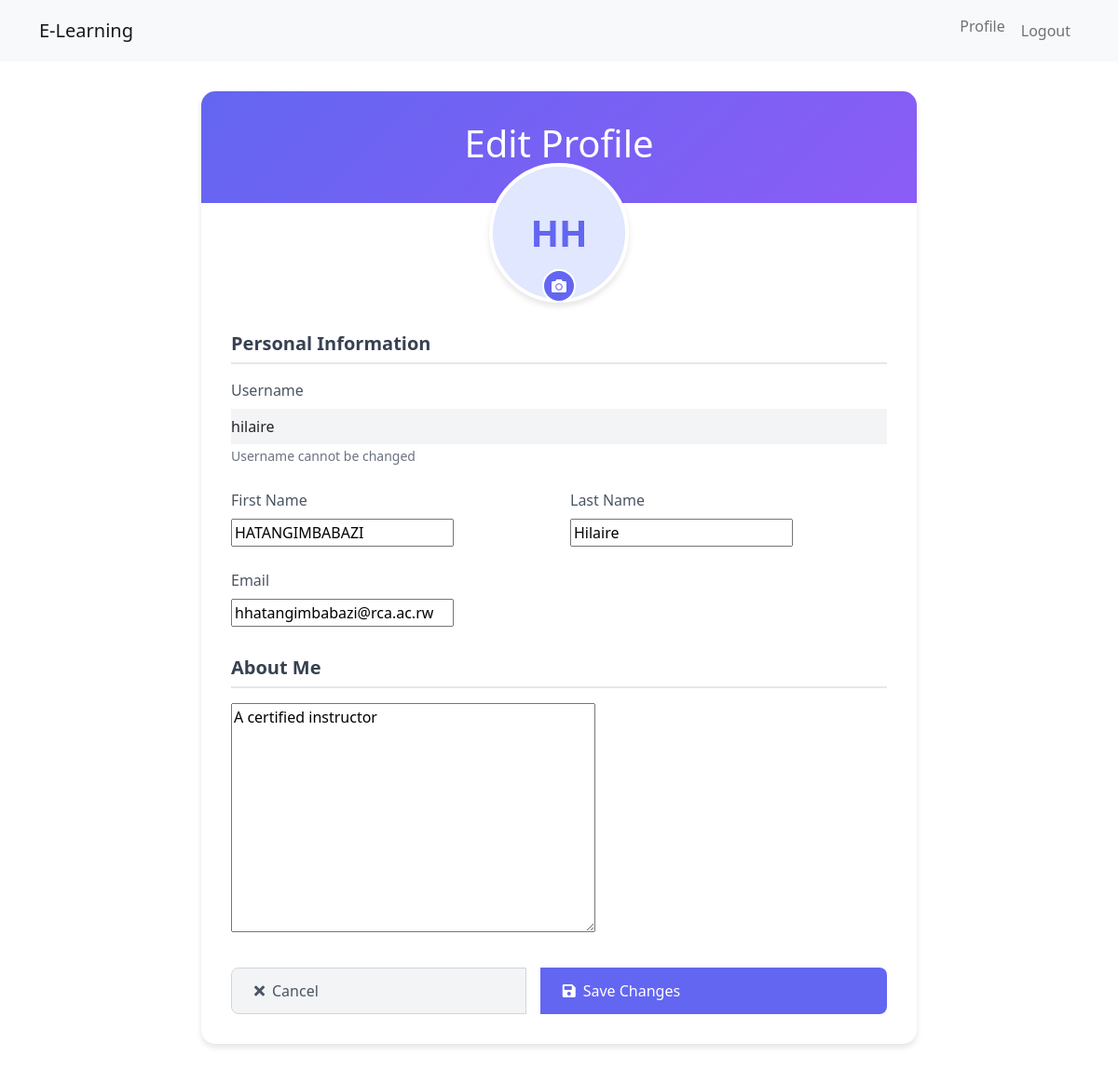
Page /users/profile/edit/ (signed in) on the earlier database version.
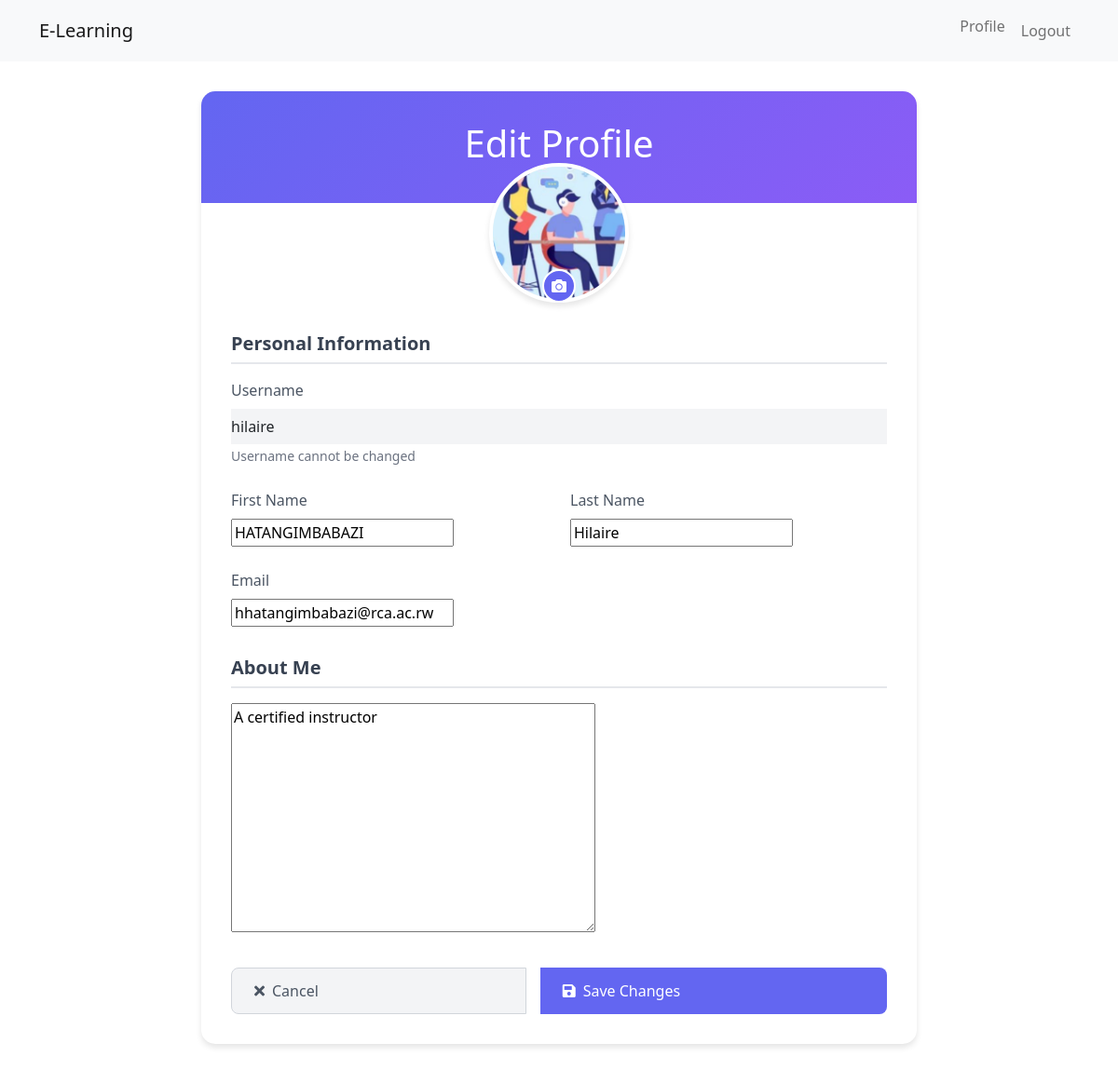
Same page on the later database version.
### users/models.py (models this page shows, shortened)
class CustomUser(AbstractUser):
    ROLE_CHOICES = [
        ('student', 'Student'),
        ('instructor', 'Instructor'),
    ]
    role = models.CharField(max_length=10, choices=ROLE_CHOICES, default='student')
    is_instructor = models.BooleanField(default=False)
    is_student = models.BooleanField(default=True)

class Profile(models.Model):
    user = models.OneToOneField('users.CustomUser', on_delete=models.CASCADE)
    profile_picture = models.ImageField(
        upload_to='profile_pics/',
        blank=True,
        null=True
    )
    bio = models.TextField(max_length=500, blank=True)

### users/views.py (the view)
# urls.py: path('profile/edit/', views.edit_profile, name='edit_profile'),
@login_required
def edit_profile(request):
    if request.method == 'POST':
        if request.headers.get('X-Requested-With') == 'XMLHttpRequest':
            if 'profile_picture' in request.FILES:
                profile = request.user.profile
                if profile.profile_picture:
                    profile.profile_picture.delete()
                profile.profile_picture = request.FILES['profile_picture']
                profile.save()
                return JsonResponse({
                    'success': True,
                    'message': 'Profile picture updated successfully',
                    'image_url': profile.profile_picture.url
                })
            return JsonResponse({
                'success': False,
                'message': 'No image file received'
            })
        user_form = UserUpdateForm(request.POST, instance=request.user)
        profile_form = ProfileUpdateForm(
            request.POST,
            request.FILES,
            instance=request.user.profile
        )
        if user_form.is_valid() and profile_form.is_valid():
            user_form.save()
            profile_form.save()
            messages.success(request, 'Your profile has been updated successfully!')
            return redirect('users:profile')
        else:
            messages.error(request, 'Please correct the errors below.')
    else:
        user_form = UserUpdateForm(instance=request.user)
        profile_form = ProfileUpdateForm(instance=request.user.profile)
    context = {
        'user_form': user_form,
        'profile_form': profile_form
    }
    return render(request, 'users/edit_profile.html', context)

### users/forms.py (shortened to what this page needs)
class UserUpdateForm(forms.ModelForm):
    email = forms.EmailField()
    first_name = forms.CharField(max_length=30)
    last_name = forms.CharField(max_length=30)
    username = forms.CharField(
        disabled=True,
        help_text='Username cannot be changed',
        widget=forms.TextInput(attrs={'class': 'form-control-plaintext'})
    )
    class Meta:
        model = User
        fields = ['username', 'email', 'first_name', 'last_name']
    def __init__(self, *args, **kwargs):
        super().__init__(*args, **kwargs)
        self.fields['username'].widget.attrs['readonly'] = True

class ProfileUpdateForm(forms.ModelForm):
    class Meta:
        model = Profile
        fields = ['profile_picture', 'bio']

### templates/users/edit_profile.html (shortened to what this page needs)
{% extends "base.html" %}
{% load static %}
{% block extra_css %}
<link rel="stylesheet" href="https://cdnjs.cloudflare.com/ajax/libs/cropperjs/1.5.12/cropper.min.css">
{% endblock %}
{% block content %}
<div class="edit-profile-container">
    <div class="profile-card">
        <div class="profile-header">
            <h1 class="text-2xl font-bold">Edit Profile</h1>
        </div>
        <form method="POST" enctype="multipart/form-data" class="profile-form">
            <div class="profile-picture-section">
                <div class="profile-picture-container">
                    {% if user.profile.profile_picture %}
                        <img src="{{ user.profile.profile_picture.url }}?{% now 'U' %}"
                             alt="Profile Picture"
                             class="profile-picture">
                    {% else %}
                        <div class="profile-placeholder">
                            {{ user.first_name|first|upper }}{{ user.last_name|first|upper }}
                        </div>
                    {% endif %}
                </div>
                <label for="profile_picture" class="picture-upload-btn">
                    <i class="fas fa-camera"></i>
                </label>
            </div>
            <div class="form-section">
                <h2 class="section-title">Personal Information</h2>
                <div class="form-group">
                    <label class="form-label">Username</label>
                    {{ user_form.username }}
                    <small class="form-text">Username cannot be changed</small>
                </div>
                <div class="row">
                    <div class="col-md-6">
                        <div class="form-group">
                            <label class="form-label">First Name</label>
                            {{ user_form.first_name }}
                        </div>
                    </div>
                    <div class="col-md-6">
                        <div class="form-group">
                            <label class="form-label">Last Name</label>
                            {{ user_form.last_name }}
                        </div>
                    </div>
                </div>
                <div class="form-group">
                    <label class="form-label">Email</label>
                    {{ user_form.email }}
                </div>
            </div>
            <div class="form-section">
                <h2 class="section-title">About Me</h2>
                <div class="form-group">
                    {{ profile_form.bio }}
                </div>
            </div>
            <div class="btn-group">
                <a href="{% url 'users:profile' %}" class="btn btn-secondary">
                    <i class="fas fa-times"></i>
                    Cancel
                </a>
                <button type="submit" class="btn btn-primary">
                    <i class="fas fa-save"></i>
                    Save Changes
                </button>
            </div>
        </form>
    </div>
</div>
{% endblock %}

### templates/base.html (shortened to what this page needs)
<!DOCTYPE html>
<html lang="en">
<head>
    <link href="https://cdn.jsdelivr.net/npm/bootstrap@5.1.3/dist/css/bootstrap.min.css" rel="stylesheet">
    <link rel="stylesheet" href="https://cdnjs.cloudflare.com/ajax/libs/font-awesome/5.15.4/css/all.min.css">
    {% block extra_css %}{% endblock %}
</head>
<body>
    <nav class="navbar navbar-expand-lg navbar-light bg-light">
        <div class="container">
            <a class="navbar-brand" href="{% url 'home' %}">E-Learning</a>
            <div class="navbar-nav ms-auto">
                {% if user.is_authenticated %}
                    <a class="nav-link" href="{% url 'users:view_profile' user.id %}">Profile</a>
                    <form method="post" action="{% url 'users:logout' %}" class="d-inline">
                        <button type="submit" class="btn btn-link nav-link">Logout</button>
                    </form>
                {% else %}
                    <a class="nav-link" href="{% url 'users:login' %}">Login</a>
                    <a class="nav-link" href="{% url 'users:register' %}">Register</a>
                {% endif %}
            </div>
        </div>
    </nav>
    <main>
        {% block content %}
        {% endblock %}
    </main>
</body>
</html>

### templates/users/edit_profile.html (style rules this page uses)
.edit-profile-container { max-width: 800px; margin: 2rem auto; padding: 0 1rem; }
.profile-card { background: white; border-radius: 15px; box-shadow: 0 4px 6px rgba(0, 0, 0, 0.1); overflow: hidden; }
.profile-header { background: linear-gradient(135deg, #6366f1 0%, #8b5cf6 100%); padding: 2rem; color: white; text-align: center; }
.profile-picture-section { position: relative; margin-top: -75px; margin-bottom: 2rem; text-align: center; }
.profile-picture-container { width: 150px; height: 150px; margin: 0 auto; position: relative; border-radius: 50%; border: 4px solid white; box-shadow: 0 4px 6px rgba(0, 0, 0, 0.1); overflow: hidden; background: #f3f4f6; }
.profile-picture { width: 100%; height: 100%; object-fit: cover; }
.picture-upload-btn { position: absolute; bottom: 0; right: 50%; transform: translateX(50%); background: #6366f1; color: white; width: 36px; height: 36px; border-radius: 50%; display: flex; align-items: center; justify-content: center; cursor: pointer; transition: all 0.3s ease; border: 2px solid white; }
.profile-form { padding: 2rem; }
.form-section { margin-bottom: 2rem; }
.section-title { font-size: 1.25rem; font-weight: 600; color: #374151; margin-bottom: 1rem; padding-bottom: 0.5rem; border-bottom: 2px solid #e5e7eb; }
.form-group { margin-bottom: 1.5rem; }
.form-label { display: block; font-weight: 500; color: #4b5563; margin-bottom: 0.5rem; }
.form-control-plaintext { background-color: #f3f4f6; cursor: not-allowed; }
.form-text { font-size: 0.875rem; color: #6b7280; margin-top: 0.25rem; }
.btn-group { display: flex; gap: 1rem; justify-content: flex-end; margin-top: 2rem; }
.btn { padding: 0.75rem 1.5rem; border-radius: 0.5rem; font-weight: 500; transition: all 0.3s ease; display: inline-flex; align-items: center; gap: 0.5rem; }
.btn-primary { background: #6366f1; color: white; border: none; }
.btn-secondary { background: #f3f4f6; color: #4b5563; border: 1px solid #d1d5db; }

Differences in the rows shown:
changed CustomUser "hilaire": profile.profile_picture: picture added; first_name|first "H" → (not shown); last_name|first "H" → (not shown)
